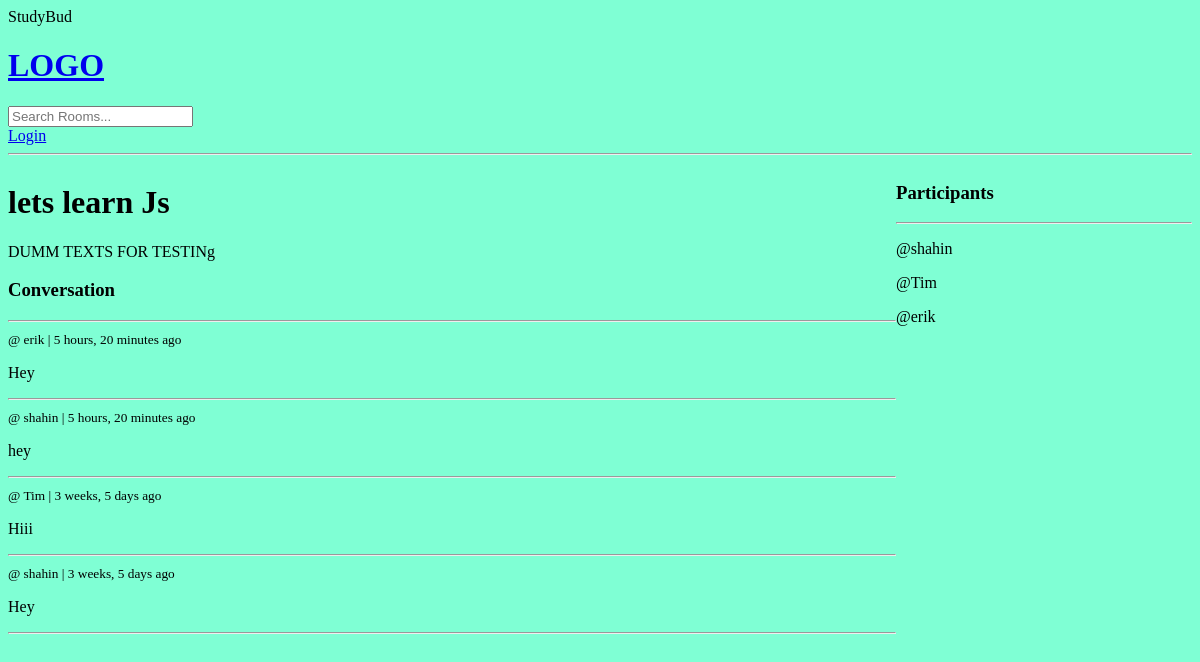
Page /room/1/ on the earlier database version.
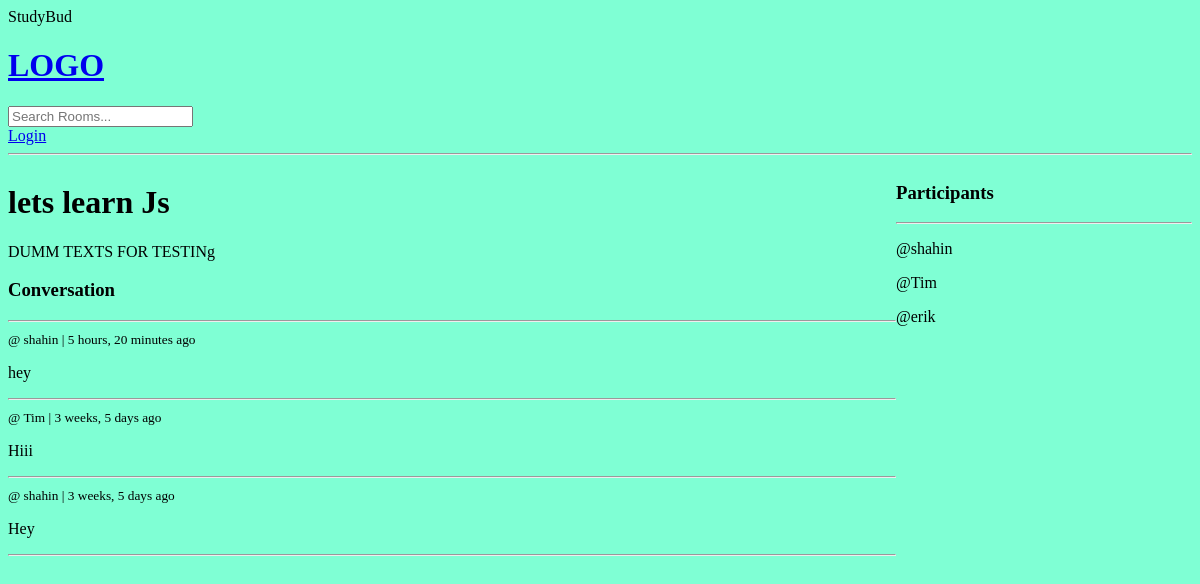
Same page on the later database version.
### base/models.py (models this page shows, shortened)
class Message(models.Model):
    user = models.ForeignKey(User, on_delete = models.CASCADE) #from built in User table
    room = models.ForeignKey(Room, on_delete = models.CASCADE) #models.SET_NULL room deleted-messages will be NULL connected, models.CASCADE room deleted-messages deleted
    body = models.TextField(max_length= 3000)
    updated = models.DateTimeField(auto_now = True) #takes every save
    created = models.DateTimeField(auto_now_add = True) #takes when it s created
    class Meta:
        ordering = ['-updated','-created']

### base/views.py (the view, shortened to what this page needs)
# urls.py: path('room/<str:pk>/', views.room, name = 'room'),
def room (request,pk):
    room = Room.objects.get(id = pk)
    room_messages = room.message_set.all().order_by('-created')
    participants = room.participants.all()
    context = {'room':room, 'room_messages':room_messages,'participants' : participants}
    return render(request, 'base/room.html', context)

### base/templates/base/room.html (shortened to what this page needs)
{% extends 'main.html'%}
{% block content %}
<div class = "room-container">
    <div>
    <h1> {{room.name}} </h1>
    <p> {{room.description}}</p>
    <div class='comment-wrapper'>
        <h3>Conversation</h3>
        <hr>
        {% for message in room_messages %}
        <div>
            <small>@ {{message.user}} | {{message.created|timesince}} ago</small>
            <p>{{message.body}}</p>
            <hr>
        </div>
        {% endfor %}
    </div>
    </div>
    <div>
        <h3> Participants</h3>
        <hr>
        {% for user in participants%}
        <div>
            <p>@{{user.username}}</p>
        </div>
        {%endfor%}
    </div>
</div>
{% endblock %}

Differences in the rows shown:
removed Message: user "erik", created "5 hours, 20 minutes", body "Hey"
